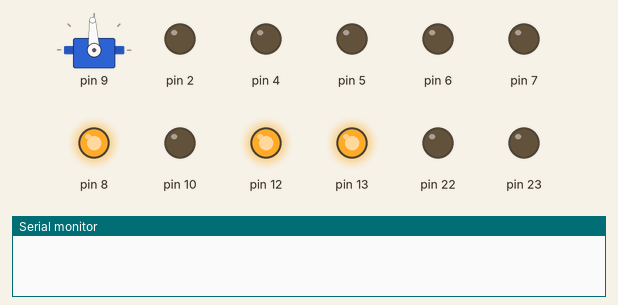
Recording of a sketch running on a simulated Arduino Uno, built with avr-gcc and run on an emulated ATmega328P. Parts: servo, output pins drawn as LEDs (lit = HIGH), the last lines printed to the serial monitor. Servo pulses on a pin are drawn as a servo (544–2400 µs = 0–180°); pins used as bus, display or sensor lines are not drawn.

Above: at 0.05 s.
At 3.0 s:
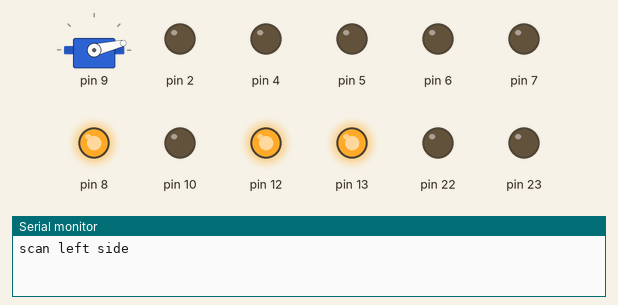
At 6.0 s:
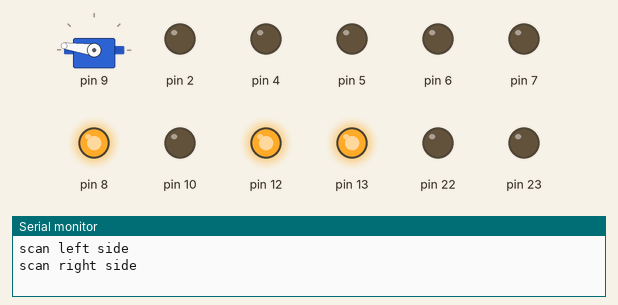
Timing chart, 0 to 6.9 s (numbered marks = the images above):
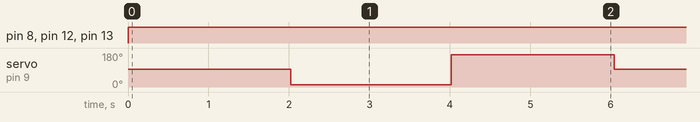

Measured:
- by itself, pin 8, pin 12, pin 13: LOW → HIGH at 0.00 s
- by itself, servo on pin 9: repeats every 6.0 s: 172° 2.0 s, 93° 2.0 s, 13° 2.0 s

The sketch:

motor_code.ino
```cpp
#include <avr/io.h>
#include "init_290.c"
#include <stdio.h>
#include <avr/delay.h>

//MOTOR CONNECTED TO P9 ON BOARD

//UART start transmission function
void send_reading(char data) {
  while (!(UCSR0A & (1 << UDRE0))); // Wait until the buffer is empty
  UDR0 = data; // Send received char to UDR0 (Data register)
}

// send string to transmission function
void send_string(const char* str) { // send string to send function
  while (*str) { // while string not empty
    send_reading(*str++); //send string to send_Readin
  }
}

//motor movement
void set_servo_position(int yaw){
    OCR1A = Servo_angle[yaw];
}

int main(void) {
  gpio_init();// in init_290.c
  uart_init(9600); //Initialize Uart, changed function
  timer1_50Hz_init(0); //in init_290.c

  char buffer[128];

  //i just want to spin the motor from left, right, middle, repeat
  while(1){
    _delay_ms(2000);
    set_servo_position(1);

    snprintf(buffer, sizeof(buffer), "scan left side\n\r");
    send_string(buffer);


    _delay_ms(2000);
    set_servo_position(254);

    snprintf(buffer, sizeof(buffer), "scan right side\n\r");
    send_string(buffer);

    _delay_ms(2000);
    set_servo_position(127);

  }


  return 0;
}
```

init_290.c
```cpp
// For H/W version 3.10
// July 2022

#include "init_290.h"
#include <avr/interrupt.h>
#include <stdlib.h>

// Constant for Timer1 50 Hz PWM (ICR mode)
#define PWM_TOP 2500

// Converter of [0;255] range of x to [0,PWM_top] range for OCR of Timer1 (16 bit)
#define D1B(x) (uint16_t)(((x)*(uint32_t)(PWM_top))>>8)


// #define BAUD 57600UL
#ifndef F_CPU
#define F_CPU 16000000
#endif //F_CPU

#define BAUD 9600UL
#define UBRR ((F_CPU)/((BAUD)*(16UL))-1)

#define SCL_CLOCK 100000L

const uint16_t Servo_angle [256]={ //  +/-90 degrees
85,85,85,85,85,85,85,85,85,85,85,85,85,85,85,85, // 0...15
108,108,108,108,108,108,108,108,108,108,108,108,108,108,108,108, // 16...31 0.9ms pulse(108)
119,119,119,119,119,119,119,119,119,119,119,119,119,119,119,119, // 32...47
131,131,131,131,131,131,131,131,131,131,131,131,131,131,131,131, // 48...63
142,142,142,142,142,142,142,142,142,142,142,142,142,142,142,142, // 64...79
154,154,154,154,154,154,154,154,154,154,154,154,154,154,154,154, // 80...95
165,165,165,165,165,165,165,165,165,165,165,165,165,165,165,165, // 96...111
177,177,177,177,177,177,177,177,177,177,177,177,188,188,188,188, // center - 1.5ms pulse (188) 112...127
188,188,188,188,198,198,198,198,198,198,198,198,198,198,198,198, // 128...143
208,208,208,208,208,208,208,208,208,208,208,208,208,208,208,208, // 143...159
218,218,218,218,218,218,218,218,218,218,218,218,218,218,218,218, // 160...175
228,228,228,228,228,228,228,228,228,228,228,228,228,228,228,228, // 175...191
238,238,238,238,238,238,238,238,238,238,238,238,238,238,238,238, // 192...207
248,248,248,248,248,248,248,248,248,248,248,248,248,248,248,248, // 208...223
270,270,270,270,270,270,270,270,270,270,270,270,270,270,270,270, // 224...239
290,290,290,290,290,290,290,290,290,290,290,290,290,290,290,290  // 240...255
};


void gpio_init() {
  cli();
  DDRB = (~(1 << PB3) | (1 << PB2) | (1 << PB1)); // PB3-PB1 are set as outputs for PWM
  PORTB=((1<<PB5)|(1<<PB4)|(1<<PB3)|(1<<PB0)); //enablet pull-up resistors on PB5, PB4 and PB0; PB3-HI (D3 OFF), PB2 and PB1 are set to LOW

  DDRC=0; // all pins are inputs. Not really needed as 0 is default value.
  PORTC=((1<<PC4)|(1<<PC4)); // temporary pulling up TWI pins. The pins' function will be overriden once TWI is enabled.
  DIDR0=((1<<PC3)|(1<<PC2)|(1<<PC1)|(1<<PC0)); // disable digital inputs on analog pins.


  DDRD=(1<<PD7)| (1<<PD2) /*Echo pin output*/|(1<<PD6)|(1<<PD5)|(1<<PD4)|(1<<PD1); //Set PD1 (TX) and PD7-PD4 (power control) as outputs.
  PORTD=((1<<PD1)|(1<<PD3)); // Set PD1(TX) to HIGH (idle) and enable pull-ups on PD3 and PD2.
  sei();
} //end gpio_init


void uart_tx_init() {
  UBRR0H = (uint8_t)((UBRR)>>8); // Set the UART speed as defined by UBRR
  UBRR0L = (uint8_t)UBRR;
  UCSR0B|=(1<<TXCIE0)|(1<<TXEN0); //(1<<UDRIE0) Enable TX and TX IRQ.
  UCSR0C=(3<<UCSZ00); // Asynchronous UART, 8-N-1
}// end UART init

void uart_init(unsigned int baud) { // TX and RX init with IRQ
  unsigned int ubrr = F_CPU / 16 / baud - 1;
    UBRR0H = (unsigned char)(ubrr >> 8);
    UBRR0L = (unsigned char)ubrr;
    UCSR0B = (1 << RXEN0) | (1 << TXEN0); // Enable receiver and transmitter
    UCSR0C = (1 << UCSZ01) | (1 << UCSZ00); // 8 data bits, 1 stop bit
}// end UART init


// ======= PWM0 and PWM1 control (16-bit timer1) ===================
void timer1_50Hz_init(uint8_t en_IRQ) { //en_IRQ eanbles
  TCCR1A|=(1<<COM1A1)|(1<<COM1B1); // non-inv PWM on channels A and B
  TCCR1B|=(1<<WGM13);  //PWM, Phase and Frequency Correct. TOP=ICR1.
  ICR1=PWM_TOP; //50Hz PWM
  OCR1A=Servo_angle[127];
  OCR1B=0;
  TCCR1B|=((1<<CS11)|(1<<CS10)); //timer prescaler
  if (en_IRQ) TIMSK1|=(1<<ICIE1); // enable Input Capture Interrupt. NOTE: the ISR MUST be defined!!!
}


void timer0_init () {
// ======= PWM2 and D4 control (8-bit timer0) ===================
  TCCR0A|=(1<<COM0A1)|(1<<COM0B1); //Clear on Compare Match when up-counting. Set on Compare Match when down-counting.
  TCCR0A|=(1<<WGM00);  //PWM, Phase Correct
  OCR0A=0;
  OCR0B=0;
  TCCR0B|=((1<<CS01)|(1<<CS00));
}


void adc_init (uint8_t channel, uint8_t en_IRQ) {
// ADC init
  ADMUX = ((1<<ADLAR)|(channel&0x0F)); // "left-aligned" result for easy 8-bit reading.
  ADMUX |= (1<<REFS0);				// AVcc as Aref |(1<<REFS0)
  					// Sets ADC to the specified channel. Can be changed later.
  ADCSRA=(1<<ADEN);
  if (en_IRQ) ADCSRA|=(1<<ADIE); // enable ADC Complete Interrupt. NOTE: the ISR MUST be defined!!!
  ADCSRA|=(1<<ADPS0)|(1<<ADPS1)|(1<<ADPS2); // ADC clock prescaler
  ADCSRA|=(1<<ADATE); // Continuosly running mode
  ADCSRA|=(1<<ADSC); // Start ADC
}

void twi_init(){
// TWI init
TWSR=0; // no prescaler
TWBR=(uint8_t)(((F_CPU/SCL_CLOCK)-16)>>1);  //setting SCL; must be >10 for stable operation
}
```

init_290.h
```cpp
#include <avr/io.h>
#include <avr/interrupt.h>
#include <stdlib.h>

// Constant for Timer1 50 Hz PWM (ICR mode)
#define PWM_TOP 2500

void gpio_init();
void uart_tx_init();
void uart_init();
void timer1_50Hz_init (uint8_t en_IRQ);
void timer0_init ();
void adc_init (uint8_t channel, uint8_t en_IRQ);
void twi_init();
```
